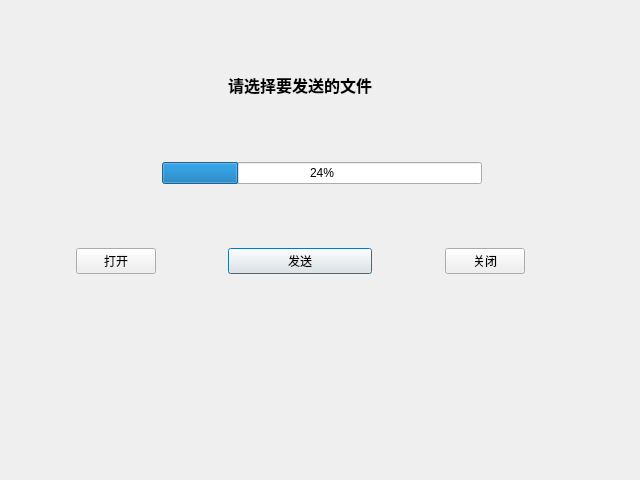
<?xml version="1.0" encoding="UTF-8"?>
<ui version="4.0">
 <class>TcpServer</class>
 <widget class="QDialog" name="TcpServer">
  <property name="geometry">
   <rect>
    <x>0</x>
    <y>0</y>
    <width>640</width>
    <height>480</height>
   </rect>
  </property>
  <property name="windowTitle">
   <string>发送端</string>
  </property>
  <layout class="QGridLayout" name="gridLayout">
   <item row="1" column="3">
    <widget class="QLabel" name="label">
     <property name="font">
      <font>
       <pointsize>12</pointsize>
       <weight>75</weight>
       <bold>true</bold>
      </font>
     </property>
     <property name="text">
      <string>请选择要发送的文件</string>
     </property>
     <property name="alignment">
      <set>Qt::AlignCenter</set>
     </property>
    </widget>
   </item>
   <item row="5" column="3">
    <widget class="QPushButton" name="serverSendButton">
     <property name="text">
      <string>发送</string>
     </property>
    </widget>
   </item>
   <item row="5" column="1">
    <widget class="QPushButton" name="serverOpenButton">
     <property name="text">
      <string>打开</string>
     </property>
    </widget>
   </item>
   <item row="5" column="7">
    <spacer name="horizontalSpacer_4">
     <property name="orientation">
      <enum>Qt::Horizontal</enum>
     </property>
     <property name="sizeHint" stdset="0">
      <size>
       <width>109</width>
       <height>20</height>
      </size>
     </property>
    </spacer>
   </item>
   <item row="2" column="3">
    <spacer name="verticalSpacer_3">
     <property name="orientation">
      <enum>Qt::Vertical</enum>
     </property>
     <property name="sizeHint" stdset="0">
      <size>
       <width>20</width>
       <height>40</height>
      </size>
     </property>
    </spacer>
   </item>
   <item row="6" column="3">
    <spacer name="verticalSpacer_2">
     <property name="orientation">
      <enum>Qt::Vertical</enum>
     </property>
     <property name="sizeHint" stdset="0">
      <size>
       <width>20</width>
       <height>195</height>
      </size>
     </property>
    </spacer>
   </item>
   <item row="5" column="0">
    <spacer name="horizontalSpacer">
     <property name="orientation">
      <enum>Qt::Horizontal</enum>
     </property>
     <property name="sizeHint" stdset="0">
      <size>
       <width>70</width>
       <height>20</height>
      </size>
     </property>
    </spacer>
   </item>
   <item row="5" column="4">
    <spacer name="horizontalSpacer_3">
     <property name="orientation">
      <enum>Qt::Horizontal</enum>
     </property>
     <property name="sizeHint" stdset="0">
      <size>
       <width>71</width>
       <height>20</height>
      </size>
     </property>
    </spacer>
   </item>
   <item row="0" column="3">
    <spacer name="verticalSpacer">
     <property name="orientation">
      <enum>Qt::Vertical</enum>
     </property>
     <property name="sizeHint" stdset="0">
      <size>
       <width>20</width>
       <height>62</height>
      </size>
     </property>
    </spacer>
   </item>
   <item row="4" column="3">
    <spacer name="verticalSpacer_4">
     <property name="orientation">
      <enum>Qt::Vertical</enum>
     </property>
     <property name="sizeHint" stdset="0">
      <size>
       <width>20</width>
       <height>40</height>
      </size>
     </property>
    </spacer>
   </item>
   <item row="3" column="0" colspan="2">
    <spacer name="horizontalSpacer_5">
     <property name="orientation">
      <enum>Qt::Horizontal</enum>
     </property>
     <property name="sizeHint" stdset="0">
      <size>
       <width>154</width>
       <height>20</height>
      </size>
     </property>
    </spacer>
   </item>
   <item row="5" column="5" colspan="2">
    <widget class="QPushButton" name="serverCloseButton">
     <property name="text">
      <string>关闭</string>
     </property>
    </widget>
   </item>
   <item row="3" column="2" colspan="4">
    <widget class="QProgressBar" name="progressBar">
     <property name="value">
      <number>24</number>
     </property>
    </widget>
   </item>
   <item row="3" column="6" colspan="2">
    <spacer name="horizontalSpacer_6">
     <property name="orientation">
      <enum>Qt::Horizontal</enum>
     </property>
     <property name="sizeHint" stdset="0">
      <size>
       <width>151</width>
       <height>20</height>
      </size>
     </property>
    </spacer>
   </item>
   <item row="5" column="2">
    <spacer name="horizontalSpacer_2">
     <property name="orientation">
      <enum>Qt::Horizontal</enum>
     </property>
     <property name="sizeHint" stdset="0">
      <size>
       <width>71</width>
       <height>20</height>
      </size>
     </property>
    </spacer>
   </item>
  </layout>
 </widget>
 <resources/>
 <connections/>
</ui>
